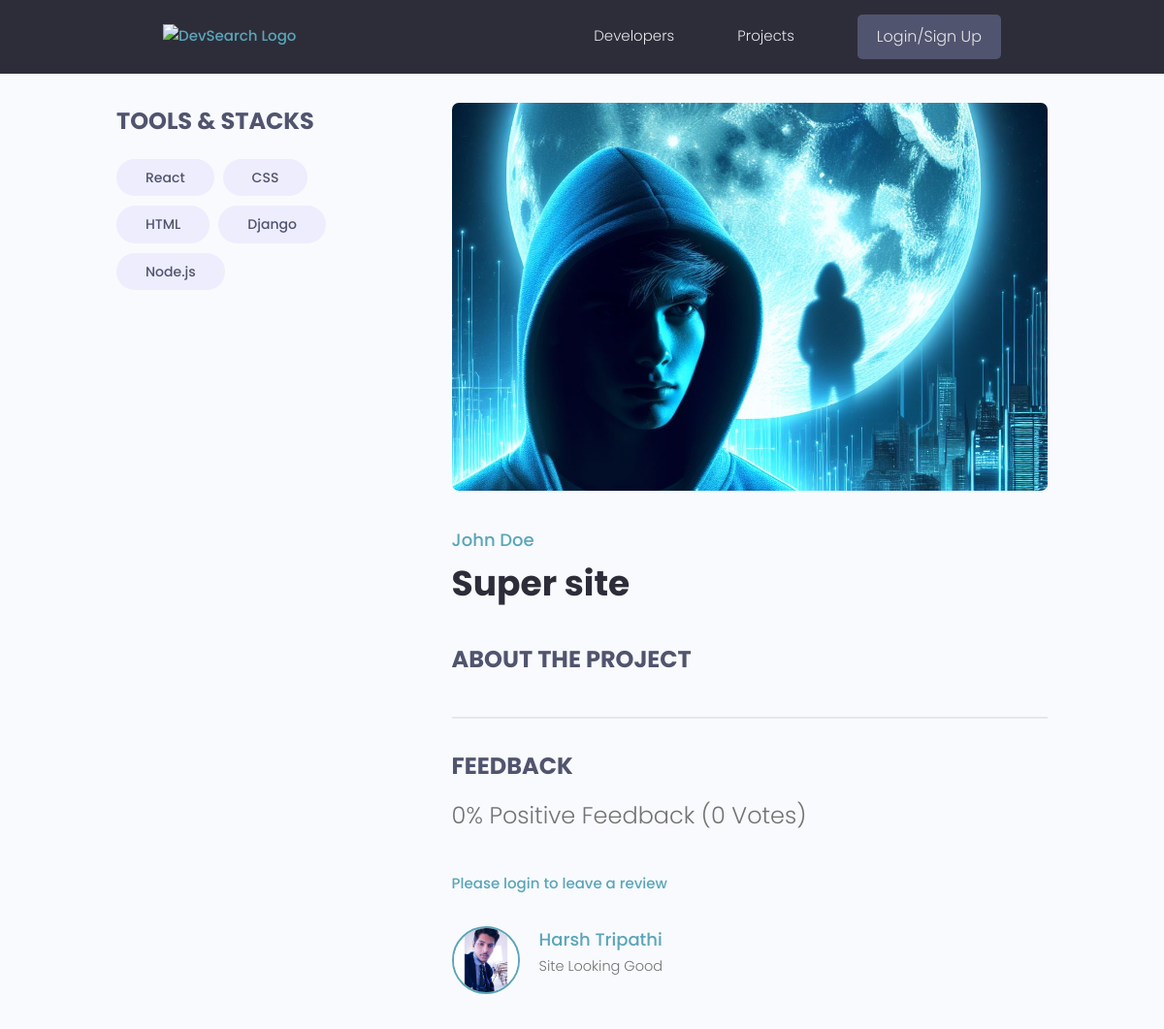
The app's page /projects/project/bd8afa4d-3161-44d5-803d-34f81b8e2d9e/ with its own data.
### projects/models.py (models this page shows, shortened)
class Tag(models.Model):
    name = models.CharField(max_length=200)
    created = models.DateTimeField(auto_now_add=True)
    id = models.UUIDField(default=uuid.uuid4, unique=True, primary_key=True,editable=False)
    def __str__(self):
        return self.name

class Project(models.Model):
    owner = models.ForeignKey(Profile, null=True, blank=True, on_delete=models.CASCADE)
    title = models.CharField(max_length=200)
    description = models.TextField(null=True, blank=True)
    featured_image = models.ImageField(null=True, blank=True, default="default.jpg")
    demo_link = models.CharField(max_length=2000,null=True, blank=True)
    source_link = models.CharField(max_length=2000,null=True, blank=True)
    tags = models.ManyToManyField('Tag',blank=True)
    vote_total = models.IntegerField(default=0, null=True,blank=True)
    vote_ratio = models.IntegerField(default=0, null=True,blank=True)
    created = models.DateTimeField(auto_now_add=True)
    id = models.UUIDField(default=uuid.uuid4, unique=True, primary_key=True,editable=False)
    class Meta:
        ordering = ['-vote_ratio', '-vote_total', 'title']
    @property
    def imageURL(self):
        try:
            url = self.featured_image.url
        except:
            url = ""
        return url
    @property
    def reviewers(self):
        queryset = self.review_set.all().values_list('owner__id', flat=True)
        return queryset

class Review(models.Model):
    VOTE_TYPE =  (
        ('up', 'Up Vote'),
        ('down', 'Down Vote'),
    )
    owner = models.ForeignKey(Profile, on_delete=models.CASCADE, null=True)
    project = models.ForeignKey(Project, on_delete=models.CASCADE)
    body = models.TextField(null=True, blank=True)
    value = models.TextField(max_length=200, choices=VOTE_TYPE)
    created = models.DateTimeField(auto_now_add=True)
    id = models.UUIDField(default=uuid.uuid4, unique=True, primary_key=True,editable=False)
    class Meta:
        unique_together = [['owner', 'project']]

### users/models.py (models this page shows, shortened)
class Profile(models.Model):
    user  = models.OneToOneField(User, on_delete=models.CASCADE, null=True,blank=True)
    name = models.CharField(max_length=200, blank=True, null=True)
    email = models.EmailField(max_length=500, blank=True, null=True)
    username = models.CharField(max_length=200,blank=True,null=True)
    location = models.CharField(max_length=200,blank=True,null=True)
    short_intro = models.CharField(max_length=200,blank=True,null=True)
    bio = models.TextField(blank=True, null=True)
    profile_image = models.ImageField(null=True,blank=True,upload_to='profiles/', default="profiles/user_default.png")
    social_github = models.CharField(max_length=800, blank=True, null=True)
    social_twitter = models.CharField(max_length=800, blank=True, null=True)
    social_linkedin = models.CharField(max_length=800, blank=True, null=True)
    social_website = models.CharField(max_length=800, blank=True, null=True)
    created = models.DateTimeField(auto_now_add=True)
    id = models.UUIDField(default=uuid.uuid4, unique=True, primary_key=True,editable=False)
    class Meta:
        ordering = ["created"]
    @property
    def imageURL(self):
        try:
            url = self.profile_image.url
        except:
            url = ""
        return url

### projects/views.py (the view, shortened to what this page needs)
# urls.py: path('project/<str:pk>/', views.getProject),
def project(request, pk):
     projectObj = Project.objects.get(id=pk)
     form = ReviewForm()
     context = {'project': projectObj, 'form': form}
     return render(request, 'projects/single-project.html', context)

### projects/templates/projects/single-project.html (shortened to what this page needs)
{% extends 'main.html' %}
{% block content %}
<main class="singleProject my-md">
    <div class="container">
        <div class="layout">
            <div class="column column--1of3">
                <h3 class="singleProject__subtitle">Tools & Stacks</h3>
                <div class="singleProject__toolStack">
                    {% for tag in project.tags.all %}
                    <span class="tag tag--pill tag--sub tag--lg">
                        <small>{{tag}}</small>
                    </span>
                    {% endfor %}
                </div>
            </div>
            <div class="column column--2of3">
                <img class="singleProject__preview" src="{{ project.imageURL}}" alt="portfolio thumbnail" />
                <a href="{% url 'user-profile' project.owner.id %}"
                    class="singleProject__developer">{{project.owner.name}} </a>
                <h2 class="singleProject__title">{{project.title}}</h2>
                <h3 class="singleProject__subtitle">About the Project</h3>
                <div class="comments">
                    <h3 class="singleProject__subtitle">Feedback</h3>
                    <h5 class="project--rating">
                        {{project.vote_ratio}}% Positive Feedback ({{project.vote_total}}
                        Vote{{project.vote_total|pluralize:"s"}})
                    </h5>
                    {% if request.user.profile.id in project.reviewers %}
                    <p>You have already submitted your review for this project</p>
                    {% elif request.user.profile == project.owner %}
                    <p>You cannot review your own work</p>
                    {% else %}
                    <a href="{% url 'login' %}?next={{request.path}}">Please login to leave a review</a>
                    {% endif %}
                    <div class="commentList">
                        {% for review in project.review_set.all %}
                        {% if review.body %}
                        <div class="comment">
                            <a href="{% url 'user-profile' review.owner.id %}" >
                                <img class="avatar avatar--md" src="{{review.owner.imageURL}}" alt="user" />
                            </a>
                            <div class="comment__details">
                                <a href="{% url 'user-profile' review.owner.id %}"
                                    class="comment__author">{{review.owner.name}}</a>
                                <p class="comment__info">{{review.body|linebreaksbr}}</p>
                            </div>
                        </div>
                        {% endif %}
                        {% endfor %}
                    </div>
                </div>
            </div>
        </div>
    </div>
</main>
{% endblock %}

### static/styles/app.css (style rules this page uses)
:root { --color-sub: #2d2d39; }
img { width: 100%; }
.singleProject .column--1of3 { order: 2; }
@media screen and (min-width: 1081px) { .singleProject .column--1of3 { order: 1; } }
@media screen and (min-width: 1081px) { .singleProject .column--2of3 { order: 2; } }
.singleProject__toolStack { margin-top: 2rem; margin-bottom: 4rem; }
.singleProject__preview { height: 50vh; object-fit: cover; object-position: top center; margin-bottom: 3rem; border-radius: 0.7rem; }
.singleProject__developer { font-size: 1.8rem; font-weight: 500; }
.singleProject__title { font-size: 3.6rem; font-weight: 700; color: var(--color-sub); margin-bottom: 3rem; }
.project--rating { margin-bottom: 1.6em; margin-top: 0.5em; }
.singleProject__subtitle { text-transform: uppercase; font-size: 2.4rem; font-weight: 700; color: var(--color-sub-light); margin-bottom: 1rem; }
.comments { margin-top: 4rem; padding-top: 3rem; border-top: 2px solid var(--color-light); }
.commentList { margin: 3rem 0; }
.comment { display: flex; gap: 2rem; }
.comment__author { font-size: 1.8rem; }
.comment__info { font-size: 1.45rem; }

### static/uikit/styles/modules/_variables.css (style rules this page uses)
:root { --color-main: #5aa5b9; --color-main-light: #e6faff; --color-sub: #3f4156; --color-sub-light: #51546e; --color-sub-lighter: #ededfd; --color-text: #737373; --color-gray: #8b8b8b; --color-light: #e5e7eb; --color-light-gray: #767676; --color-bg: #f8fafd; --color-white: #fffefd; --color-white-light: #f3f3f3; --color-success: #359e64; --color-success-bg: #def8e8; --color-error: #fc4b0b; --color-error-bg: #fff2ee; --font-base: 'Poppins', arial, helvetica, 'Segoe UI', roboto, ubuntu, sans-serif; --font-monospace: 'Fira Code', 'Courier New', courier, monospace; --font-regular: 300; --font-medium: 500; --font-bold: 700; --generic-shadow: 1px 1px 5px #00000010; --generic-transition: all 0.3s ease-in-out; }

### static/uikit/styles/modules/_base.css (style rules this page uses)
* { margin: 0; padding: 0; box-sizing: border-box; text-rendering: optimizeLegibility; color: inherit; font-size: inherit; }
html { font-size: 50%; }
@media only screen and (min-width: 480px) { html { font-size: 56.25%; } }
@media only screen and (min-width: 1200px) { html { font-size: 62.5%; } }
body { line-height: 1.6; font-weight: 400; font-size: 1.5rem; color: var(--color-text); background-color: var(--color-bg); min-height: 100vh; }

### static/uikit/styles/modules/_typography.css (style rules this page uses)
* { font-family: var(--font-base); }
h2 { font-size: 3.6rem; font-weight: var(--font-bold); }
h3 { font-size: 3.2rem; font-weight: var(--font-medium); }
h5 { font-size: 2.4rem; font-weight: var(--font-medium); }
h5, h6 { font-weight: var(--font-regular); }
p, span, strong { font-size: 1.6rem; color: var(--color-text); font-weight: var(--font-regular); }
a { padding-bottom: 2px; text-decoration: none; display: inline-block; color: var(--color-main); font-weight: var(--font-medium); }

### static/uikit/styles/modules/_utilities.css (style rules this page uses)
.container { width: 92%; max-width: 165rem; margin: 0 auto; box-sizing: border-box; }
@media screen and (min-width: 1000px) { .container { width: 90%; } }
@media screen and (min-width: 1200px) { .container { width: 80%; } }
.my-md { margin: 3rem auto; }

### static/uikit/styles/modules/_avatar.css (style rules this page uses)
.avatar { border-radius: 50%; border: 2px solid var(--color-main); object-fit: cover; }
.avatar--md { height: 7rem; width: 7rem; }

### static/uikit/styles/modules/_tag.css (style rules this page uses)
.tag { display: inline-flex; align-items: center; background-color: var(--color-sub); height: -webkit-fit-content; height: -moz-fit-content; height: fit-content; width: -webkit-fit-content; width: -moz-fit-content; width: fit-content; border-radius: 0.5rem; padding: 0.5rem 1.5rem; font-size: 1.2rem; cursor: pointer; }
.tag:not(:last-child) { margin-right: 0.25rem; margin-bottom: 0.75rem; }
.tag > small { color: var(--color-white); }
.tag--pill { border-radius: 5rem; }
.tag--sub, .tag--sub > small { background: var(--color-sub-lighter); color: var(--color-sub-light); font-weight: 500; }
.tag--lg { padding: 0.8rem 3rem; font-size: 1.4rem; }
.tag--lg:not(:last-child) { margin-right: 0.5rem; margin-bottom: 1rem; }

### static/uikit/styles/modules/_layout.css (style rules this page uses)
.layout { display: flex; flex-flow: row wrap; justify-content: space-between; }
.layout > .column { margin-bottom: 3rem; }
.layout > .column.column--1of3 { flex-basis: 30%; }
.layout > .column.column--2of3 { flex-basis: 64%; }

### records on screen
Tag: name "React"
Tag: name "CSS"
Tag: name "HTML"
Tag: name "Django"
Tag: name "Node.js"
Project: imageURL (picture), owner.name "John Doe", title "Super site", vote_ratio "0", vote_total "0"
Review: owner.imageURL (picture), owner.name "Harsh Tripathi", body "Site Looking Good"
